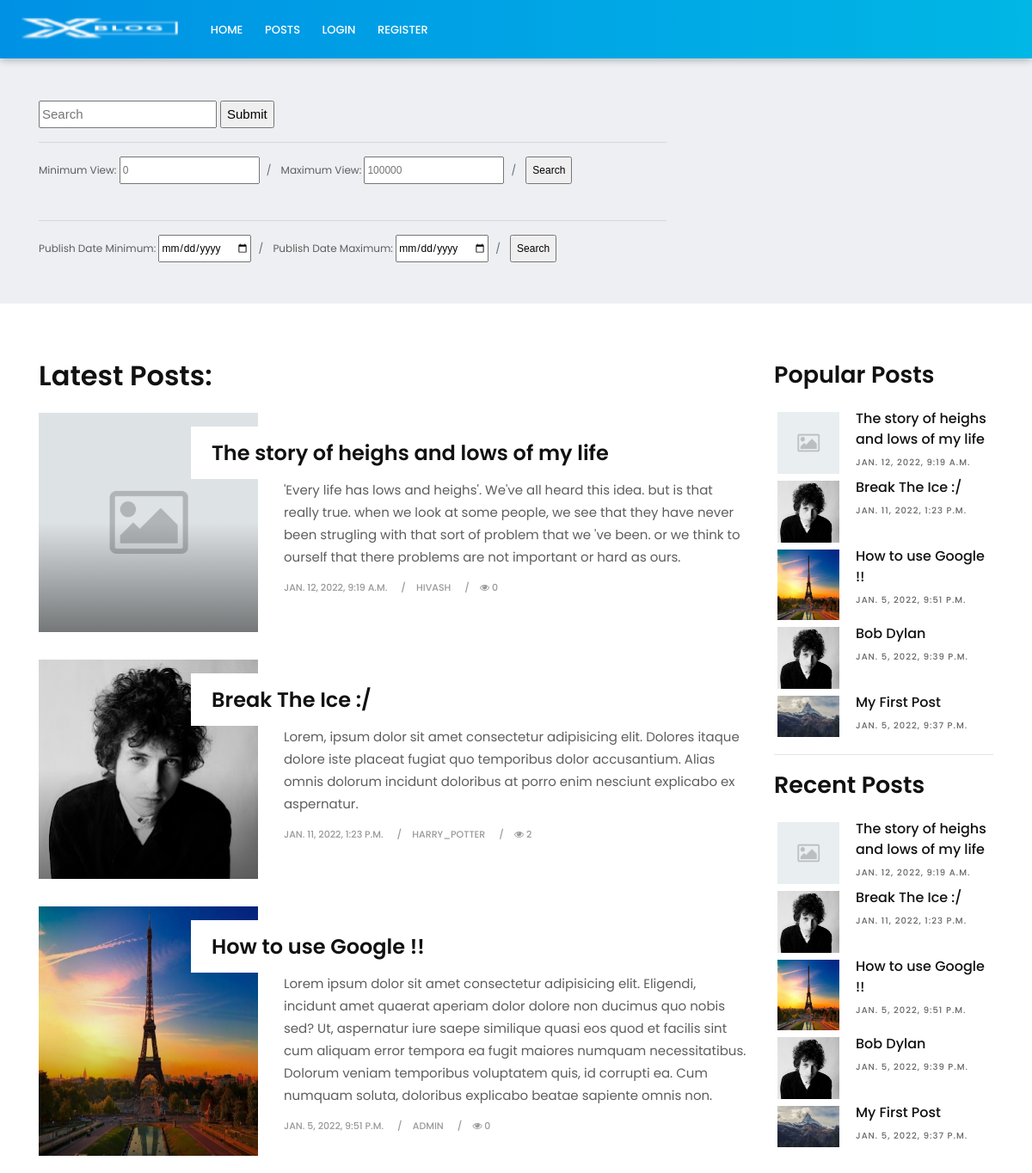
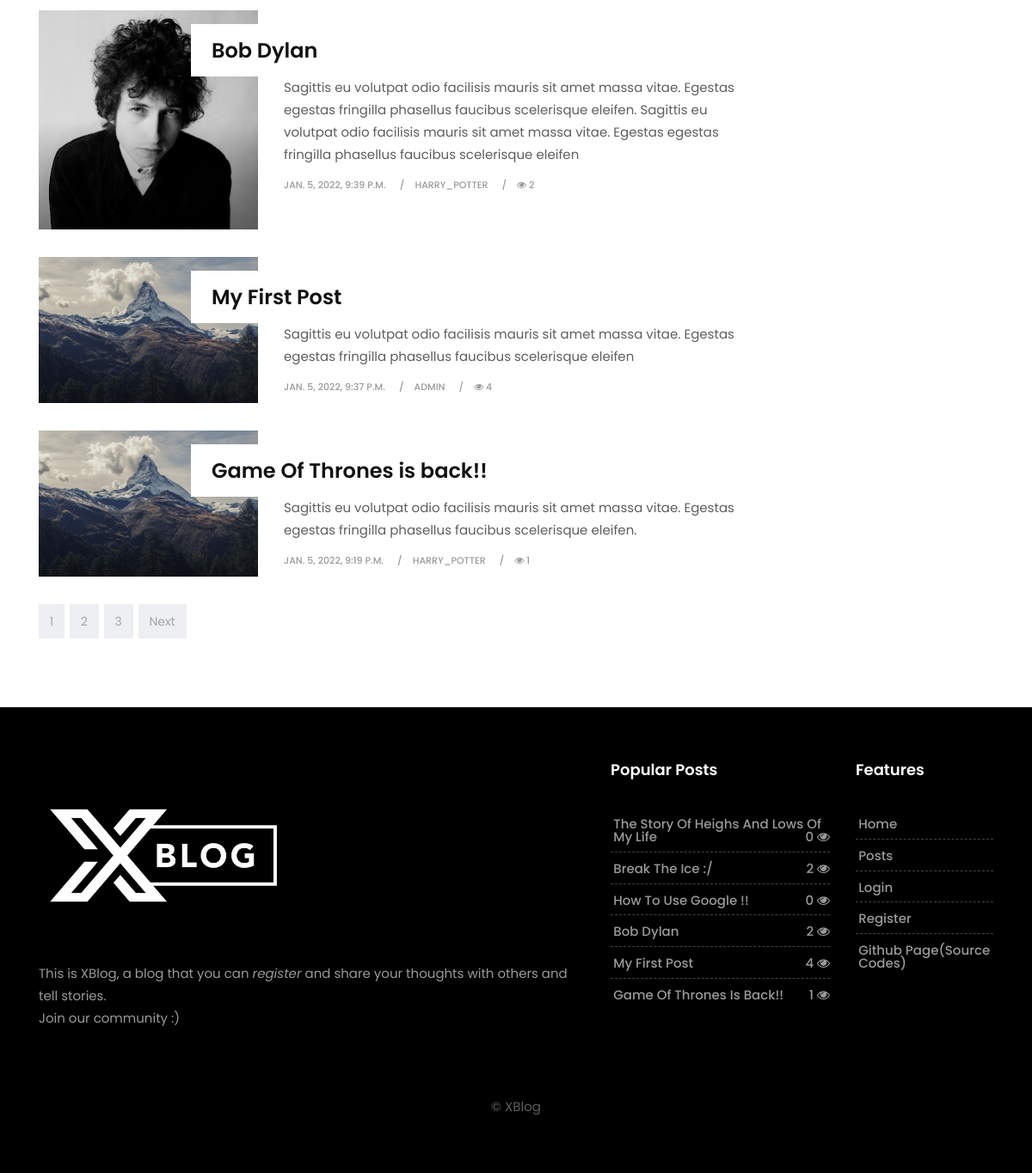
/posts/, run on the app's committed database (2 pictures, top to bottom).
### my_blog/models.py (models this page shows, shortened)
class Post(models.Model):
    author = models.ForeignKey(User, on_delete=models.CASCADE, related_name='posts')
    title = models.CharField(max_length=50)
    content = models.TextField(null=True) # content = Text Editor
    summary = models.TextField(null=True)
    views = models.PositiveIntegerField(default=0)
    is_promote = models.BooleanField(default=False)
    date = models.DateTimeField(auto_now=True)
    image_name = models.CharField(max_length=64, null=True, default='default.png')
    slug = models.SlugField(unique=True, db_index=True, null=True)

### my_blog/views.py (the view, shortened to what this page needs)
# urls.py: path("posts/", views.posts, name="posts"),
def posts(request):
    posts = Post.objects.all().order_by("-date")
    paginator = Paginator(posts, 2)
    page = request.GET.get('page')
    paginator_posts = paginator.get_page(page)
    latest_posts = posts[:5]
    all_most_viewd_posts = posts.order_by("-views")
    most_viewd_posts = all_most_viewd_posts[:5]
    all_most_commented_posts = Post.objects.annotate(num_comment=Count('comments')).order_by('-num_comment')
    return render(request, 'my_blog/posts.html', context={
        "posts":posts,
        'paginator_posts':paginator_posts,
        'latest_posts':latest_posts,
        'most_viewd_posts':most_viewd_posts,
        'all_most_viewd_posts':all_most_viewd_posts,
        'all_most_commented_posts':all_most_commented_posts,
    })

### my_blog/templates/my_blog/posts.html (shortened to what this page needs)
{% extends 'my_blog/base.html' %}
{% load static %}
{% block content %}
  <div class="page-title lb single-wrapper">
    <div class="container">
        <div class="row">
            <div class="col-lg-8 col-md-8 col-sm-12 col-xs-12 hidden-xs-down hidden-sm-down">
                <form action="{% url 'posts' %}" method="POST">
                    <input type="text" placeholder="Search" name="search">
                    <input type="submit" value="Submit" name="btnform1">
                </form>
                <hr>
                <form action="{% url 'posts' %}" method="POST">
                    <ol class="breadcrumb">
                        <li class="breadcrumb-item">Minimum View:
                            <input type="text" placeholder="0" name="view_min">
                            <br>
                            <br>
                        </li>
                        <li class="breadcrumb-item">
                            Maximum View:
                            <input type="text" placeholder="100000" name="view_max">
                            <br>
                            <br>
                        </li>
                        <li class="breadcrumb-item active">
                            <input type="submit" value="Search" name="btnform2">
                        </li>
                    </ol>
                </form>
                <hr>
                <form action="{% url 'posts' %}" method="POST">
                    <ol class="breadcrumb">
                        <li class="breadcrumb-item">
                            Publish Date Minimum:
                            <input type="date" name="date_min">
                            <br>
                        </li>
                        <li class="breadcrumb-item">
                            Publish Date Maximum:
                            <input type="date" name="date_max">
                            <br>
                        </li>
                        <li class="breadcrumb-item">
                            <input type="submit" value="Search" name="btnform3">
                        </li>
                    </ol>
                </form>
            </div>
        </div>
    </div>
  </div>
  <section class="section">
    <div class="container">
        <div class="row">
            <div class="col-lg-9 col-md-12 col-sm-12 col-xs-12">
                <div class="page-wrapper">
                    <div class="blog-list clearfix">
                        {% if search %}
                            <h1>You searched for "{{search}}"</h1>
                            {% for post in searched_posts %}
                                <div class="blog-box row">
                                    <div class="col-md-4">
                                        <div class="post-media">
                                            <a href="{% url 'post_detail' post.slug%}" title="">
                                                <img src="{% static 'my_blog/images/'|add:post.image_name %}" alt="" class="img-fluid">
                                                <div class="hovereffect"></div>
                                            </a>
                                        </div>
                                    </div>
                                    <div class="blog-meta big-meta col-md-8">
                                        <h4><a href="{% url 'post_detail' post.slug%}" title="">{{post.title}}</a></h4>
                                        <p>{{post.summary}}</p>
                                        <small>{{post.date}}</small>
                                        <small>{{post.author}}</small>
                                        <small><i class="fa fa-eye"></i> {{post.views}}</small>
                                    </div>
                                    </div>
                                    <hr class="invis">
                            {% endfor %}
                        {% else %}
                            <h1>Latest Posts:</h1>
                            {% for post in posts %}
                                <div class="blog-box row">
                                    <div class="col-md-4">
                                        <div class="post-media">
                                            <a href="{% url 'post_detail' post.slug%}" title="">
                                                <img src="{% static 'my_blog/images/'|add:post.image_name %}" alt="" class="img-fluid">
                                                <div class="hovereffect"></div>
                                            </a>
                                        </div>
                                    </div>
                                    <div class="blog-meta big-meta col-md-8">
                                        <h4><a href="{% url 'post_detail' post.slug%}" title="">{{post.title}}</a></h4>
                                        <p>{{post.summary}}</p>
                                        <small>{{post.date}}</small>
                                        <small>{{post.author}}</small>
                                        <small><i class="fa fa-eye"></i> {{post.views}}</small>
                                    </div>
                                    </div>
                            {% endfor %}
                        {% endif %}
                    </div>
                </div>
                <div class="row">
                    <div class="col-md-12">
                        <nav aria-label="Page navigation">
                            <ul class="pagination justify-content-start">
                                {% for num in paginator_posts.paginator.page_range %}
                                    <li class="page-item"><a class="page-link" href="?page={{num}}">{{num}}</a></li>
                                {% endfor %}
                                {% if paginator_posts.has_next %}
                                <li class="page-item">
                                    <a class="page-link" href="?page={{paginator_posts.next_page_number}}">Next</a>
                                </li>
                                {% endif %}
                            </ul>
                        </nav>
                    </div>
                </div>
            </div>
            <div class="col-lg-3 col-md-12 col-sm-12 col-xs-12">
                  <div class="widget">
                    <h2 class="widget-title">Popular Posts</h2>
                    <div class="blog-list-widget">
                        <div class="list-group">
                            {% for post in latest_posts %}
                                <a href="{% url 'post_detail' post.slug%}" class="list-group-item list-group-item-action flex-column align-items-start">
                                    <div class="w-100 last-item justify-content-between">
                                        <img src="{% static 'my_blog/images/'|add:post.image_name %}" alt="" class="img-fluid float-left">
                                        <h5 class="mb-1">{{post.title}}</h5>
                                        <small>{{post.date}}</small>
                                    </div>
                                </a>
                            {% endfor %}
                        </div>
                    </div>
                </div>
                <hr>
                <div class="widget">
                  <h2 class="widget-title">Recent Posts</h2>
                  <div class="blog-list-widget">
                      <div class="list-group">
                          {% for post in latest_posts %}
                              <a href="{% url 'post_detail' post.slug%}" class="list-group-item list-group-item-action flex-column align-items-start">
                                  <div class="w-100 last-item justify-content-between">
                                      <img src="{% static 'my_blog/images/'|add:post.image_name %}" alt="" class="img-fluid float-left">
                                      <h5 class="mb-1">{{post.title}}</h5>
                                      <small>{{post.date}}</small>
                                  </div>
                              </a>
                          {% endfor %}
                      </div>
                  </div>
              </div>
            </div>
        </div>
    </div>
  </section>
{% endblock content %}

### my_blog/templates/my_blog/base.html (shortened to what this page needs)
{% load static %}
<!DOCTYPE html>
<html lang="en">
<head>
        <link rel="stylesheet" href="https://maxcdn.bootstrapcdn.com/bootstrap/4.0.0/css/bootstrap.min.css">
        <link href="{% static 'my_blog/css/bootstrap.css' %}" rel="stylesheet">
        <link href="{% static 'my_blog/css/font-awesome.min.css' %}" rel="stylesheet">
        <link href="{% static 'my_blog/style.css' %}" rel="stylesheet">
        <link href="{% static 'my_blog/css/responsive.css' %}" rel="stylesheet">
        <link href="{% static 'my_blog/css/colors.css' %}" rel="stylesheet">
        <link href="{% static 'my_blog/css/version/tech.css' %}" rel="stylesheet">
</head>
<body>
        <header class="tech-header header">
            <div class="container-fluid">
                <nav class="navbar navbar-toggleable-md navbar-inverse fixed-top bg-inverse">
                    <a class="navbar-brand" href="tech-index.html"><img src="{% static 'my_blog/images/version/X-Blog-nav.png' %}" alt="logo"></a>
                    <div class="collapse navbar-collapse" id="navbarCollapse">
                        <ul class="navbar-nav mr-auto">
                            <li class="nav-item">
                                <a class="nav-link" href="{% url 'index' %}">Home</a>
                            </li>
                            <li class="nav-item">
                                <a class="nav-link" href="{% url 'posts' %}">Posts</a>
                            </li>
                            {% if "user" in request.session %}
                                <li class="nav-item">
                                    <a class="nav-link" href="{% url 'profile' request.session.user %}">{{request.session.user}}</a>
                                </li>
                                <li class="nav-item">
                                    <a class="nav-link" href="{% url 'add_post' %}">Add Post</a>
                                </li>
                                <li class="nav-item">
                                    <a class="nav-link" href="{% url 'logout' %}">Logout</a>
                                </li>
                            {% else %}
                                <li class="nav-item">
                                    <a class="nav-link" href="{% url 'login' %}">Login</a>
                                </li>
                                <li class="nav-item">
                                    <a class="nav-link" href="{% url 'register' %}">Register</a>
                                </li>
                            {% endif %}
                        </ul>
                    </div>
                </nav>
            </div>
        </header>
        {% block content %}{% endblock content %}
        <footer class="footer">
            <div class="container">
                <div class="row">
                    <div class="col-lg-7">
                        <div class="widget">
                            <div class="footer-text text-left">
                                <a href="index.html"><img src="{% static 'my_blog/images/version/X-Blog.png' %}" alt="logo" class="img-fluid"></a>
                                <p>
                                    This is XBlog, a blog that you can <a href="{% url 'register' %}"><em>register</em></a> and share your thoughts with others and tell stories. <br> Join our community :)
                                </p>
                            </div>
                        </div>
                    </div>
                    <div class="col-lg-3 col-md-12 col-sm-12 col-xs-12">
                        <div class="widget">
                            <h2 class="widget-title">Popular Posts</h2>
                            <div class="link-widget">
                                <ul>
                                    {% for post in posts %}
                                        <li><a href="{% url 'post_detail' post.slug%}">{{post.title}} <span>{{post.views}} <i class="fa fa-eye"></i></span></a></li>
                                    {% endfor %}
                                </ul>
                            </div>
                        </div>
                    </div>
                    <div class="col-lg-2 col-md-12 col-sm-12 col-xs-12">
                        <div class="widget">
                            <h2 class="widget-title">Features</h2>
                            <div class="link-widget">
                                <ul>
                                    <li><a href="{% url 'index' %}">Home</a></li>
                                    <li><a href="{% url 'posts' %}">Posts</a></li>
                                    {% if "user" in request.session %}
                                        <li><a href="{% url 'logout' %}">logout</a></li>
                                    {% else %}
                                        <li><a href="{% url 'login' %}">Login</a></li>
                                        <li><a href="{% url 'register' %}">Register</a></li>
                                    {% endif %}
                                    <li><a href="#">Github Page(source codes) </a></li>
                                </ul>
                            </div>
                        </div>
                    </div>
                </div>
                <div class="row">
                    <div class="col-md-12 text-center">
                        <br>
                        <div class="copyright">&copy; XBlog</div>
                    </div>
                </div>
            </div>
        </footer>
</body>
</html>

### data on the page
Post: image_name (placeholder picture), title "The story of heighs and lows of my life", summary "'Every life has lows and heighs'. We've all heard this idea. but is that really true. when we look at some people, we see that they have never been strugling with that sort of problem that we 've been. or we think to ourself that there problems are not important or hard as ours.", date "JAN. 12, 2022, 9:19 A.M.", author "HIVASH", views "0", title "The Story Of Heighs And Lows Of My Life"
Post: image_name (picture), title "Break The Ice :/", summary "Lorem, ipsum dolor sit amet consectetur adipisicing elit. Dolores itaque dolore iste placeat fugiat quo temporibus dolor accusantium. Alias omnis dolorum incidunt doloribus at porro enim nesciunt explicabo ex aspernatur.", date "JAN. 11, 2022, 1:23 P.M.", author "HARRY_POTTER", views "2"
Post: image_name (picture), title "How to use Google !!", summary "Lorem ipsum dolor sit amet consectetur adipisicing elit. Eligendi, incidunt amet quaerat aperiam dolor dolore non ducimus quo nobis sed? Ut, aspernatur iure saepe similique quasi eos quod et facilis sint cum aliquam error tempora ea fugit maiores numquam necessitatibus. Dolorum veniam temporibus voluptatem quis, id corrupti ea. Cum numquam soluta, doloribus explicabo beatae sapiente omnis non.", date "JAN. 5, 2022, 9:51 P.M.", author "ADMIN", views "0", title "How To Use Google !!"
Post: image_name (picture), title "Bob Dylan", summary "Sagittis eu volutpat odio facilisis mauris sit amet massa vitae. Egestas egestas fringilla phasellus faucibus scelerisque eleifen. Sagittis eu volutpat odio facilisis mauris sit amet massa vitae. Egestas egestas fringilla phasellus faucibus scelerisque eleifen", date "JAN. 5, 2022, 9:39 P.M.", author "HARRY_POTTER", views "2"
Post: image_name (picture), title "My First Post", summary "Sagittis eu volutpat odio facilisis mauris sit amet massa vitae. Egestas egestas fringilla phasellus faucibus scelerisque eleifen", date "JAN. 5, 2022, 9:37 P.M.", author "ADMIN", views "4"
Post: image_name (picture), title "Game Of Thrones is back!!", summary "Sagittis eu volutpat odio facilisis mauris sit amet massa vitae. Egestas egestas fringilla phasellus faucibus scelerisque eleifen.", date "JAN. 5, 2022, 9:19 P.M.", author "HARRY_POTTER", views "1", title "Game Of Thrones Is Back!!"

### other printed values
{{ num }} "1" "2" "3"
